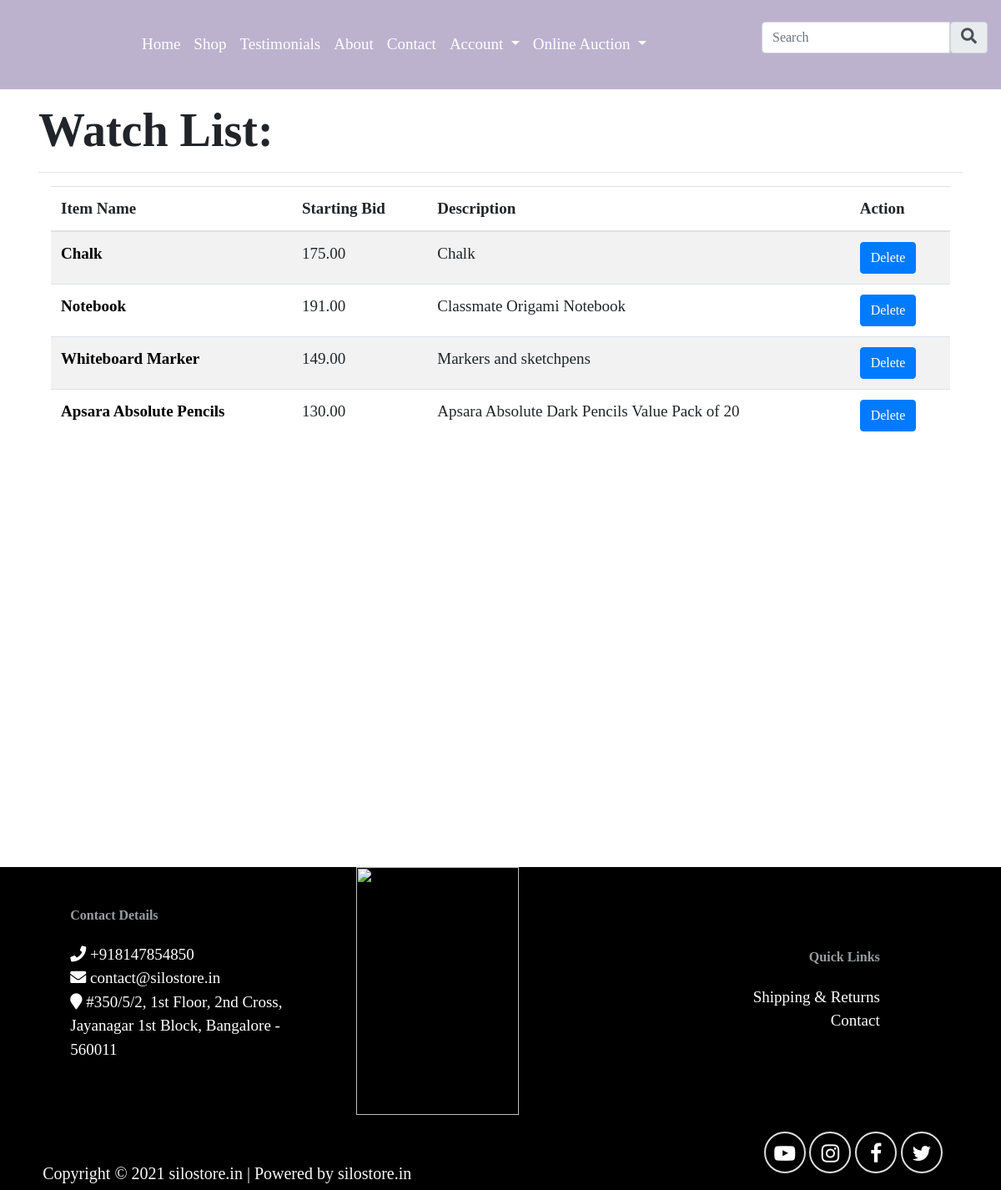
Page /watchlist (signed in) on the committed database.
### silostore_web/models.py (models this page shows, shortened)
class Watchlist(models.Model):
    items = models.ForeignKey(Item, on_delete=models.CASCADE)
    user = models.ForeignKey(
        User, on_delete=models.CASCADE, related_name='watchlist_list')

class Item(models.Model):
    user = models.ForeignKey(
        User, on_delete=models.CASCADE, related_name="item_list")
    title = models.CharField(max_length=64)
    description = models.CharField(max_length=256, blank=True)
    img_url = models.CharField(max_length=256, blank=True)
    starting_bid = models.DecimalField(decimal_places=2, max_digits=8)
    category = models.CharField(max_length=24, default='No Category')
    status = models.BooleanField(default=True)

### silostore_web/views.py (the view)
# urls.py: path("watchlist", views.watchlist_view, name="watchlist"),
def watchlist_view(request):
    current_user = User.objects.filter(username=request.user.username).get()
    watchlist = current_user.watchlist_list.all()
    return render(request, "silostore_web/watchlist.html", {
        "watchlist": watchlist
    })

### silostore_web/templates/silostore_web/watchlist.html (shortened to what this page needs)
{% extends 'silostore_web/layout.html' %}
{% load static %}
{% block body %}
<div class="container p-3" style="min-height: 100vh;">
    <p class="display-4" style="font-weight: bolder;">Watch List: </p>
    <hr>
    <div class="container-fluid" style="min-height: 100vh;">
        <table class="table table-striped">
            <thead>
                <tr>
                <th scope="col">Item Name</th>
                <th scope="col">Starting Bid</th>
                <th scope="col">Description</th>
                <th scope="col">Action</th>
                </tr>
            </thead>
            <tbody>
                {% for item in watchlist %}
                <tr>
                    <th scope="row">
                        <a href="{% url 'silostore_web:listing_details'%}?listing_title={{item.items.title}}" style="color: black;">{{item.items.title}}</a>
                    </th>
                    <td>{{item.items.starting_bid}}</td>
                    <td>{{item.items.description}}</td>
                    <td>
                        <form action="{% url 'silostore_web:delete_item_watchlist' %}" method="POST">
                            <button type="submit" class="btn btn-primary">Delete</button>
                        </form>
                    </td>
                </tr>
                {% empty %}
                <p class="justify-content-center">Wachlist is Empty</p>
                {% endfor %}
            </tbody>
        </table>
    </div>
</div>
{% endblock  %}

### silostore_web/templates/silostore_web/layout.html (shortened to what this page needs)
{% load static %}
<!DOCTYPE html>
<html lang="en" dir="ltr">
    <head>
        <link rel="stylesheet" href="https://stackpath.bootstrapcdn.com/bootstrap/4.4.1/css/bootstrap.min.css">
        <link href="{% static 'silostore_web/styles.css' %}" rel="stylesheet">
        <link  href="{% static 'silostore_web/cards.css' %}" rel="stylesheet">
        <link rel="stylesheet" href="https://pro.fontawesome.com/releases/v5.10.0/css/all.css"/>
    </head>
    <body>
        <div class="navbar navbar-expand bg-gradient top-0 start-0 translate-middle" style="font-family: Cormorant, serif;background-color: rgba(34,0,92,0.3); z-index: 99;">
            <div class="container-fluid top-0 start-50 translate-middle" style="text-decoration: none; ">
                <div class="navbar-nav p-3" style="margin: 7px;">
                    <li class="nav-item"><a class="nav-link text-white" href="https://silostore.in/">Home</a></li>
                    <li class="nav-item"><a class="nav-link text-white" href="https://silostore.in/index.php/store/">Shop</a></li>
                    <li class="nav-item"><a class="nav-link text-white" href="https://silostore.in/index.php/testimonials/">Testimonials</a></li>
                    <li class="nav-item"><a class="nav-link text-white" href="https://silostore.in/index.php/about-3/">About</a></li>
                    <li class="nav-item"><a class="nav-link text-white" href="https://silostore.in/index.php/contact-2/">Contact</a></li>
                    <li class="nav-item dropdown">
                        <a class="nav-link dropdown-toggle text-white" href="#" id="navbarDropdown" role="button" data-bs-toggle="dropdown" aria-expanded="false">
                            Account
                        </a>
                    <li class="nav-item dropdown">
                        <a class="nav-link dropdown-toggle text-white" href="#" id="navbarDropdownMenu" role="button" data-bs-toggle="dropdown" aria-expanded="false">
                          Online Auction
                        </a>
                    </li>
                </div>
                <form class="d-flex">
                    <div class="input-group mb-3">
                        <input class="form-control me-2" type="search" placeholder="Search" aria-label="Search">
                        <i class="fa fa-search input-group-text" id="basic-addon2"></i>
                    </div>
                </form>
            </div>
        </div>
        {% block body %}
        {% endblock %}
                <footer class="sticky-bottom justify-content-center text-light" style="background-color: black;">
                    <div class="row justify-content-center">
                        <div class="col-11">
                            <div class="row ">
                                <div class="col-xl-4 col-md-4 col-sm-4 col-12 p-5">
                                    <h6 class="mb-3 mb-lg-4 bold-text "><b>Contact Details</b></h6>
                                    <ul class="list-unstyled">
                                        <li>
                                            <a href="#" class="text-white">
                                                <i class="fa fa-phone"></i>
                                                <span class="elementor-icon-list-text"> +918147854850</span>
                                            </a>
                                        </li>
                                        <li>
                                            <a href="#" class="text-white">
                                                <i aria-hidden="true" class="fa fa-envelope"></i>
                                                <span class="elementor-icon-list-text"> contact@silostore.in</span>
                                            </a>
                                        </li>
                                        <li>
                                            <a href="#" class="text-white">
                                                <i aria-hidden="true" class="fa fa-map-marker"></i>
                                                <span class="elementor-icon-list-text"> #350/5/2, 1st Floor, 2nd Cross,  Jayanagar 1st Block, Bangalore - 560011</span>
                                            </a>
                                        </li>
                                    </ul>
                                </div>
                                <div class="col-xl-4 col-md-4 col-sm-4 col-12">
                                    <img src="https://silostore.in/wp-content/uploads/2021/02/cropped-logo_transparent.png" height="100%" width="75%">
                                </div>
                                <div class="col-xl-3 col-md-4 col-sm-4 col-12 align-self-center" style="text-align: right;">
                                    <h6 class="mb-3 mb-lg-4 text-muted bold-text mt-sm-0 mt-5 text-align-right"><b>Quick Links</b></h6>
                                    <a href="#" class="mb-1 text-white">Shipping & Returns</a><br>
                                    <a href="#" class="text-white">Contact</a>
                                </div>
                            </div>
                            <div class="row ">
                                <div class="col-xl-9 col-md-4 col-sm-4 col-12 align-self-end">
                                    <h5 class="rights">Copyright <span>&copy;</span> 2021 silostore.in | Powered by silostore.in</h5>
                                </div>
                                <div class="col-xl-3 col-md-4 col-sm-4 col-12 align-self-end">
                                    <div id="social">
                                        <a class="youtubeBtn smGlobalBtn" href="#" ></a>
                                        <a class="instaBtn smGlobalBtn" href="#" ></a>
                                        <a class="facebookBtn smGlobalBtn" href="#" ></a>
                                        <a class="twitterBtn smGlobalBtn" href="#" ></a>
                                    </div>
                                </div>
                            </div>
                        </div>
                    </div>
                </footer>
    </body>
</html>

### silostore_web/static/silostore_web/styles.css (style rules this page uses)
body { font-family: "Cormorant", serif; font-size: 19px; font-style: inherit; font-weight: 500; padding: 0px 0px 0px 0px; }
.bold-text { color: #989c9e !important; }
#social { background-color: #000; margin: 20px 10px; text-align: center; }
.smGlobalBtn { display: inline-block; position: relative; cursor: pointer; width: 50px; height: 50px; border: 2px solid #ddd; padding: 0px; text-decoration: none; text-align: center; color: #fff; font-size: 25px; font-weight: normal; line-height: 2em; border-radius: 27px; -moz-border-radius: 27px; -webkit-border-radius: 27px; }
.facebookBtn { background: #000; }
.facebookBtn:before { font-family: "FontAwesome"; content: "\f09a"; }
.twitterBtn { background: #000; }
.twitterBtn:before { font-family: "FontAwesome"; content: "\f099"; }
.instaBtn { background: #000; }
.instaBtn:before { font-family: "FontAwesome"; content: "\f16d"; }
.youtubeBtn { background: #000; }
.youtubeBtn:before { font-family: "FontAwesome"; content: "\f16a"; }

### rows in the picture
Watchlist: items "Chalk", items.starting_bid "175.00", items.description "Chalk"
Watchlist: items "Notebook", items.starting_bid "191.00", items.description "Classmate Origami Notebook"
Watchlist: items "Whiteboard Marker", items.starting_bid "149.00", items.description "Markers and sketchpens"
Watchlist: items "Apsara Absolute Pencils", items.starting_bid "130.00", items.description "Apsara Absolute Dark Pencils Value Pack of 20"
